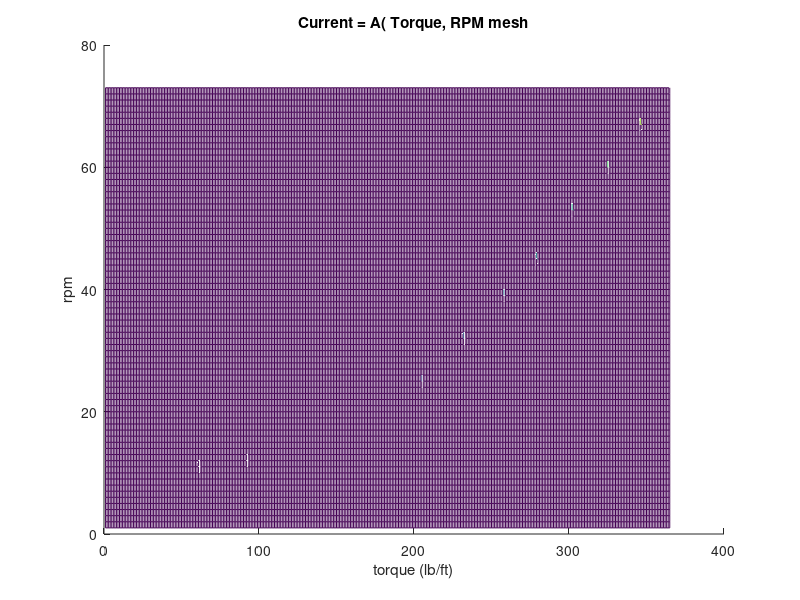
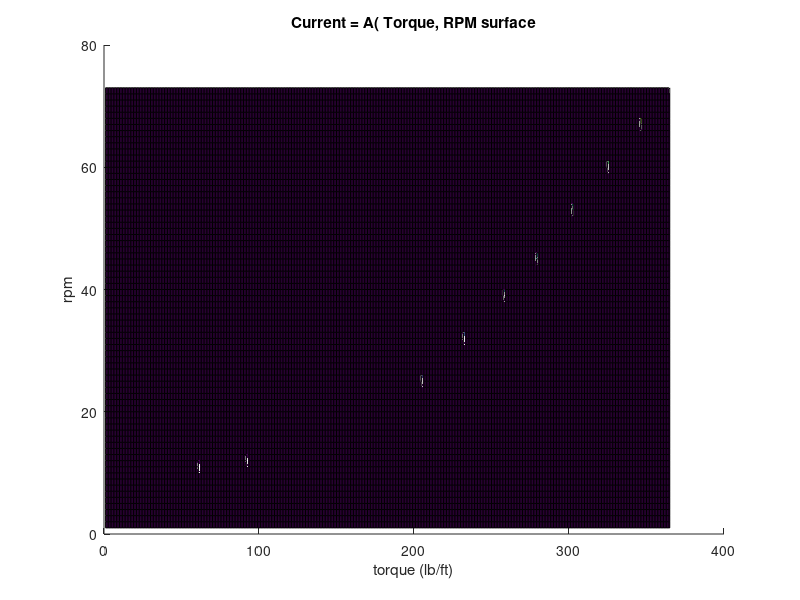
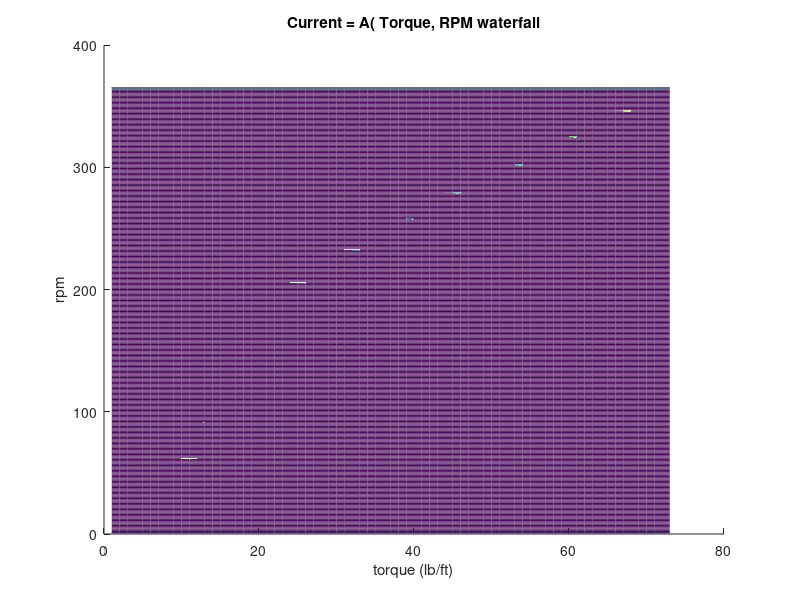
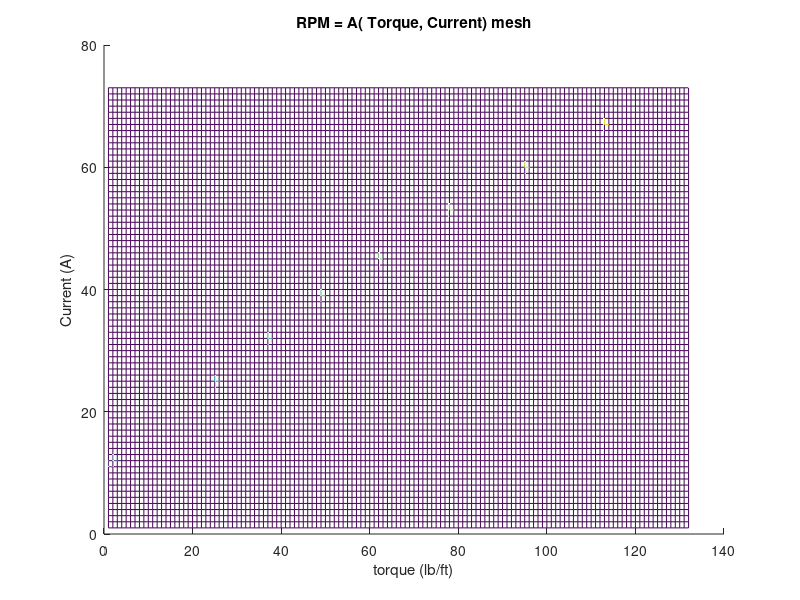

The MATLAB source for these figures, in order:
%% zero extending the 2-d data plots to plot 3-d
% dyno data collected at 100% load
Torque = [1.0756; 1.2392; 2.5272; 3.23; 3.8744; 4.46; 5.28; 5.984; 6.744; 7.328];
RPM = [610; 917; 2049; 2324; 2582; 2790; 3015; 3249; 3455; 3650];
Current = [1; 2; 25; 37; 49; 62; 78; 95; 113; 132];
Voltage = [86.7; 86.7; 86.7; 86.7; 86.7; 86.7; 86.7;  86.7;  86.4; 86.4];

%% create function A( max1, max2) = zeros(max1,max2)
% where A(m,n), mis torque and n is rpm to result in current I
% rounding torque after multiply by 10
% rounding rpm after dividing by 10

m = [11; 12; 25; 32; 39; 45; 53; 60; 67; 73];    %torque T_1 - T_10
n = [61; 92; 205; 232; 258; 279; 302; 325; 346; 365];    %rpm RPM_1 - RPM_10
o = [1; 2; 25; 37; 49; 62; 78; 95; 113; 132];    %current I_1 - I_10

% create an array of zeros using A( max1, max2 )
A = zeros( 73, 365);    %z = current
B = zeros( 73, 132 );   %z = RPM
C = zeros( 132, 365 );  %z = Torque

%% map currents at respective torque, rpm coordinates
A( 11,61 ) = 1;
A( 12,92 ) = 2;
A( 25, 205 ) = 25;
A( 32,232 ) = 37;
A( 39,258 ) = 49;
A( 45,279 ) = 62;
A( 53,302 ) = 78;
A( 60,325 ) = 95;
A( 67,346 ) = 113;
A( 73,365 ) = 132;

figure
hold on
mesh(A)
hold off
title( 'Current = A( Torque, RPM mesh' )
xlabel( 'torque (lb/ft)' )
ylabel( 'rpm' ) 
zlabel( 'Current (A)' )

figure
hold on
surf(A)
hold off
title( 'Current = A( Torque, RPM surface' )
xlabel( 'torque (lb/ft)' )
ylabel( 'rpm' ) 
zlabel( 'Current (A)' )

% figure
% hold on
% plot3(A)
% hold off
% title( 'Current = A( Torque, RPM plot3' )
% xlabel( 'torque (lb/ft)' )
% ylabel( 'rpm' ) 
% zlabel( 'Current (A)' )

figure
hold on
waterfall(A')
hold off
title( 'Current = A( Torque, RPM waterfall' )
xlabel( 'torque (lb/ft)' )
ylabel( 'rpm' ) 
zlabel( 'Current (A)' )

%% map RPMs at respective torque, current coordinates
B( 11,1) = 61;
B( 12,2) = 92;
B( 25, 25) = 205;
B( 32,37) = 232;
B( 39,49) = 258;
B( 45,62) = 279;
B( 53,78) = 302;
B( 60,95) = 325;
B( 67,113) = 346;
B( 73,132) = 365;

figure
hold on
mesh(B)
hold off
title( 'RPM = A( Torque, Current) mesh' )
xlabel( 'torque (lb/ft)' )
ylabel( 'Current (A)' )
zlabel( 'rpm' ) 

figure
hold on
surf(B)
hold off
title( 'RPM = A( Torque, Current) surface' )
xlabel( 'torque (lb/ft)' )
ylabel( 'Current (A)' )
zlabel( 'rpm' ) 

% figure
% hold on
% plot3(B)
% hold off
% title( 'RPM = A( Torque, Current) plot3' )
% xlabel( 'torque (lb/ft)' )
% ylabel( 'Current (A)' )
% zlabel( 'rpm' ) 

figure
hold on
waterfall(B')
hold off
title( 'RPM = A( Torque, Current) waterfall' )
xlabel( 'torque (lb/ft)' )
ylabel( 'Current (A)' )
zlabel( 'rpm' ) 

%% map Torue at respective current, rpm coordinates
C( 1,61) = 11;
C( 2,92) = 12;
C( 25,205) = 25;
C( 37,232) = 32;
C( 49,258) = 39;
C( 62,279) = 45;
C( 78,302) = 53;
C( 95,325) = 60;
C( 113,346) = 67;
C( 132,365) = 73;

figure
hold on
mesh(C)
hold off
title( 'Torque = A( Current, RPM ) mesh' )
xlabel( 'Current (A)' )
ylabel( 'rpm' ) 
zlabel( 'torque (lb/ft)' )

figure
hold on
surf(C)
hold off
title( 'Torque = A( Current, RPM ) surface' )
xlabel( 'Current (A)' )
ylabel( 'rpm' ) 
zlabel( 'torque (lb/ft)' )

% figure
% hold on
% plot3(C)
% hold off
% title( 'Torque = A( Current, RPM ) plot3' )
% xlabel( 'Current (A)' )
% ylabel( 'rpm' ) 
% zlabel( 'torque (lb/ft)' )

figure
hold on
waterfall(C')
hold off
title( 'Torque = A( Current, RPM ) waterfall' )
xlabel( 'Current (A)' )
ylabel( 'rpm' ) 
zlabel( 'torque (lb/ft)' )





